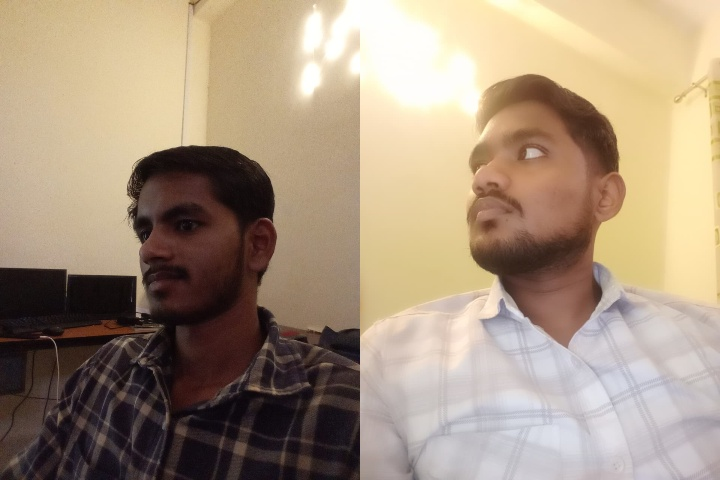
#> input picture database/test_multi_person.jpg, 720 x 480 px
$ python -i face_detection.py   (imports and definitions only)
#> lines starting #> are read from the running program, lines starting #| are printed output that depends on the picture
#> further down, picture is the input picture: shape (480, 720, 3); mean B, G, R 126.5, 147.9, 166.9
import cv2
from pathlib import Path

BASE_DIR = Path(__file__).resolve().parent.parent


class face:
    def __init__(self):
        # Load primary cascade
        xml_path = BASE_DIR / "FaceDetection" / "faces.xml"
        if xml_path.exists():
            self.cascade = cv2.CascadeClassifier(str(xml_path))
        else:
            self.cascade = cv2.CascadeClassifier()

        if self.cascade.empty():
            default_path = cv2.data.haarcascades + "haarcascade_frontalface_default.xml"
            self.cascade = cv2.CascadeClassifier(default_path)
            print(f"[FaceDetection] Using OpenCV default Haar cascade: {default_path}")

        # Fallback cascade
        self.alt_cascade = cv2.CascadeClassifier(cv2.data.haarcascades + "haarcascade_frontalface_alt2.xml")

        self.x = None
        self.y = None
        self.w = None
        self.h = None

    def detectFace(self, img):
        if img is None or img.size == 0:
            return [], []

        h, w = img.shape[:2]
#> h = 480; w = 720
        # Fast downscale if image is high-resolution
        scale = 1.0
        if max(h, w) > 1000:
            scale = 1000.0 / max(h, w)
            proc_img = cv2.resize(img, (int(w * scale), int(h * scale)))
        else:
            proc_img = img

        if len(proc_img.shape) == 3:
            grey = cv2.cvtColor(proc_img, cv2.COLOR_BGR2GRAY)
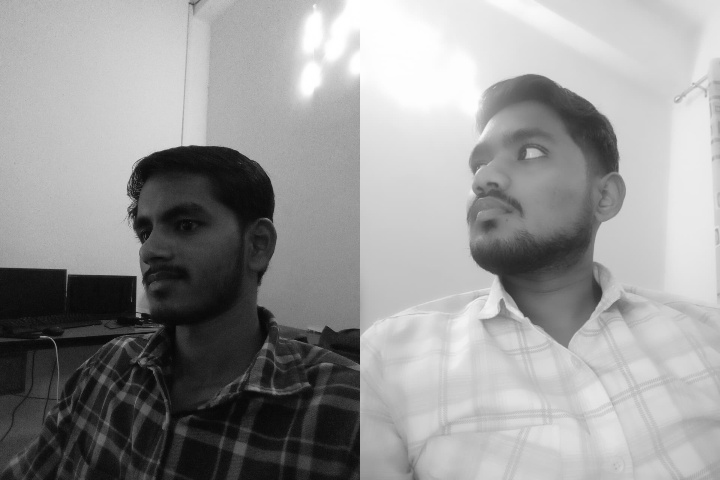
#> grey: shape (480, 720); min 5, max 255, mean 151.1
        else:
            grey = proc_img

        # Equalize histogram for illumination robustness
        grey = cv2.equalizeHist(grey)
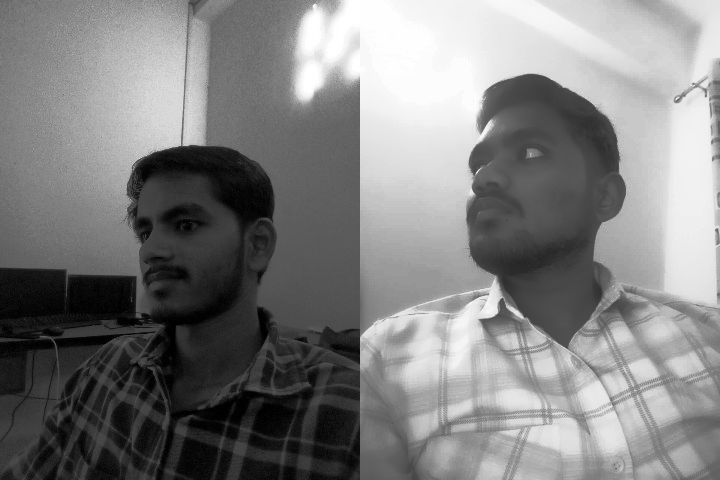
#> grey: shape (480, 720); min 0, max 255, mean 128.4

        faces = self.cascade.detectMultiScale(
            grey,
            scaleFactor=1.1,
            minNeighbors=4,
            minSize=(30, 30)
        )
#> faces = [[110, 179, 118, 118]]

        # Fallback to alternate cascade if primary detected no faces
        if len(faces) == 0 and not self.alt_cascade.empty():
            faces = self.alt_cascade.detectMultiScale(
                grey,
                scaleFactor=1.1,
                minNeighbors=3,
                minSize=(30, 30)
            )

        cropped = []
        coor = []
        for (x, y, fw, fh) in faces:
            # Scale coordinates back to original image
            ox = int(x / scale)
            oy = int(y / scale)
            ofw = int(fw / scale)
            ofh = int(fh / scale)
            # Clip bounds
            ox = max(0, min(ox, w - 1))
            oy = max(0, min(oy, h - 1))
            ofw = min(ofw, w - ox)
            ofh = min(ofh, h - oy)

            if ofw > 20 and ofh > 20:
                cropped.append(img[oy:oy+ofh, ox:ox+ofw])
                coor.append([ox, oy, ofw, ofh])
#> this loop made 1 pass
#> (x, y, fw, fh, ox, oy, ofw, ofh) on pass 1: (110, 179, 118, 118, 110, 179, 118, 118)
#> after the loop, coor = [[110, 179, 118, 118]]; cropped = 1 item

        return cropped, coor

>>> import cv2
>>> picture = cv2.imread('../database/test_multi_person.jpg')
>>> result = face().detectFace(picture)
